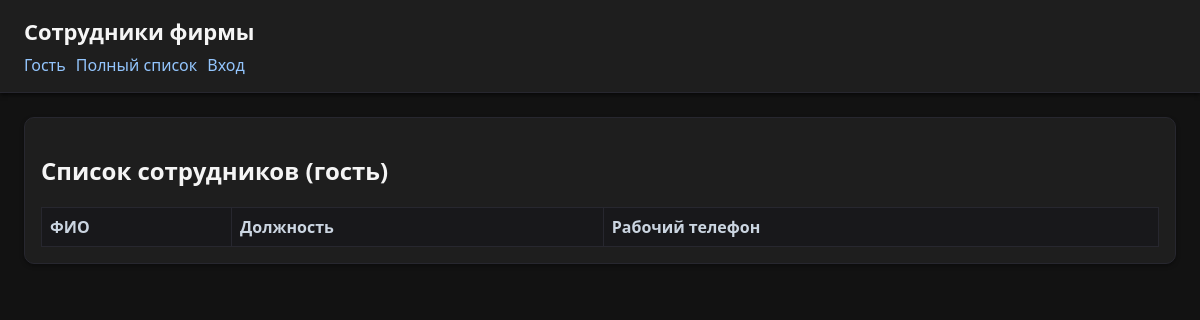
/, run on an earlier commit of the app's database.
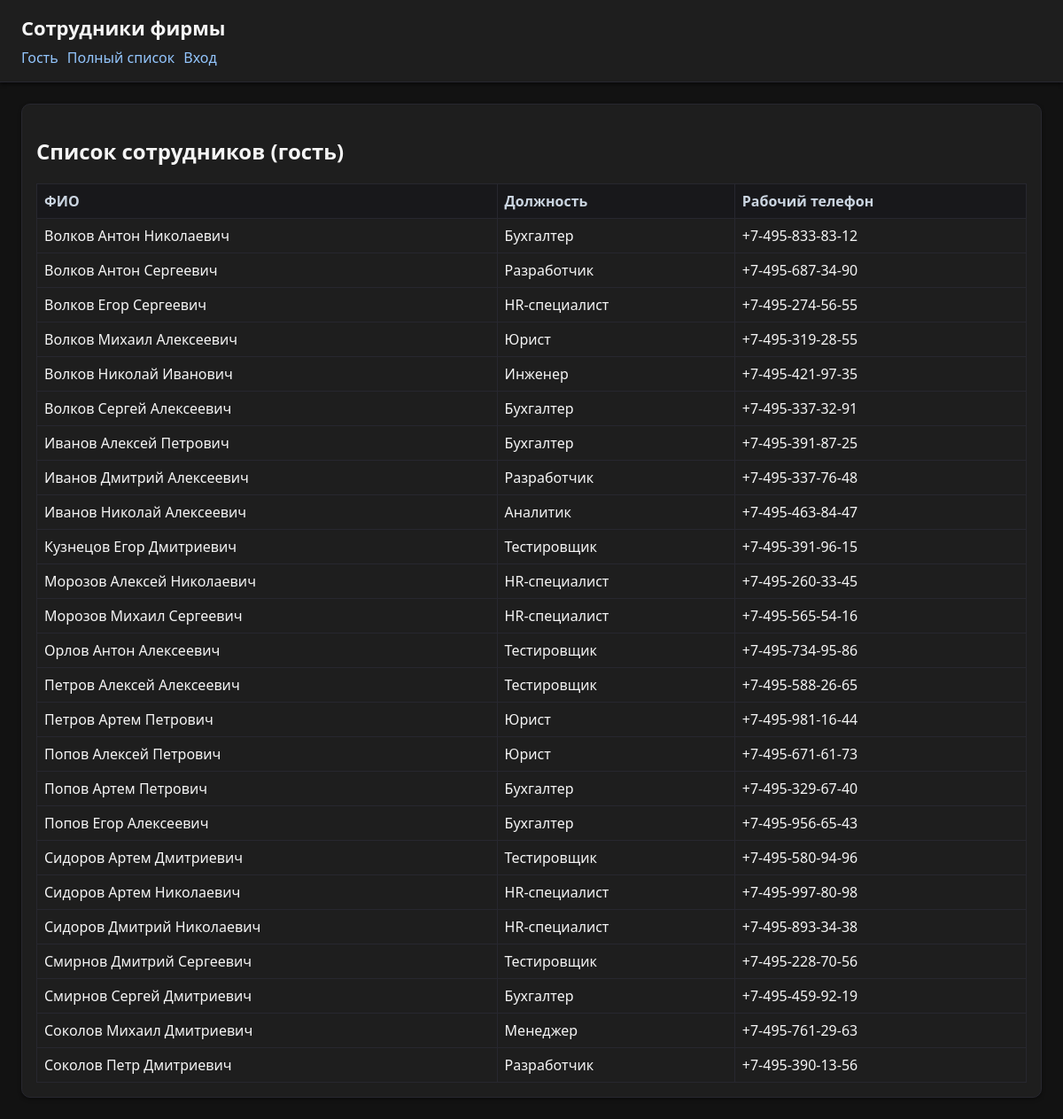
And on a later commit of the database.
### employees/models.py (models this page shows, shortened)
class Employee(models.Model):
    last_name = models.CharField("Фамилия", max_length=100)
    first_name = models.CharField("Имя", max_length=100)
    patronymic = models.CharField("Отчество", max_length=100, blank=True)
    position = models.CharField("Должность", max_length=150)
    address = models.CharField("Адрес", max_length=255)
    personal_phone = models.CharField("Личный телефон", max_length=30)
    work_phone = models.CharField("Рабочий телефон", max_length=30)
    class Meta:
        verbose_name = "Сотрудник"
        verbose_name_plural = "Сотрудники"
        ordering = ("last_name", "first_name", "patronymic")

### employees/views.py (the view)
# urls.py: path("", views.guest_employee_list, name="guest_list"),
def guest_employee_list(request):
    employees = Employee.objects.all()
    return render(request, "employees/guest_list.html", {"employees": employees})

### employees/templates/employees/guest_list.html
{% extends "employees/base.html" %}
{% block content %}
<h2>Список сотрудников (гость)</h2>
<table>
  <tr>
    <th>ФИО</th><th>Должность</th><th>Рабочий телефон</th>
  </tr>
  {% for e in employees %}
  <tr>
    <td>{{ e.last_name }} {{ e.first_name }} {{ e.patronymic }}</td>
    <td>{{ e.position }}</td>
    <td>{{ e.work_phone }}</td>
  </tr>
  {% endfor %}
</table>
{% endblock %}

What changed in the data, as far as the page shows it:
added Employee: last_name "Волков", first_name "Антон", patronymic "Николаевич", position "Бухгалтер", work_phone "+7-495-833-83-12"
added Employee: last_name "Волков", first_name "Антон", patronymic "Сергеевич", position "Разработчик", work_phone "+7-495-687-34-90"
added Employee: last_name "Волков", first_name "Егор", patronymic "Сергеевич", position "HR-специалист", work_phone "+7-495-274-56-55"
added Employee: last_name "Волков", first_name "Михаил", patronymic "Алексеевич", position "Юрист", work_phone "+7-495-319-28-55"
added Employee: last_name "Волков", first_name "Николай", patronymic "Иванович", position "Инженер", work_phone "+7-495-421-97-35"
added Employee: last_name "Волков", first_name "Сергей", patronymic "Алексеевич", position "Бухгалтер", work_phone "+7-495-337-32-91"
added Employee: last_name "Иванов", first_name "Алексей", patronymic "Петрович", position "Бухгалтер", work_phone "+7-495-391-87-25"
added Employee: last_name "Иванов", first_name "Дмитрий", patronymic "Алексеевич", position "Разработчик", work_phone "+7-495-337-76-48"
added Employee: last_name "Иванов", first_name "Николай", patronymic "Алексеевич", position "Аналитик", work_phone "+7-495-463-84-47"
added Employee: last_name "Кузнецов", first_name "Егор", patronymic "Дмитриевич", position "Тестировщик", work_phone "+7-495-391-96-15"
added Employee: last_name "Морозов", first_name "Алексей", patronymic "Николаевич", position "HR-специалист", work_phone "+7-495-260-33-45"
added Employee: last_name "Морозов", first_name "Михаил", patronymic "Сергеевич", position "HR-специалист", work_phone "+7-495-565-54-16"
added Employee: last_name "Орлов", first_name "Антон", patronymic "Алексеевич", position "Тестировщик", work_phone "+7-495-734-95-86"
added Employee: last_name "Петров", first_name "Алексей", patronymic "Алексеевич", position "Тестировщик", work_phone "+7-495-588-26-65"
added Employee: last_name "Петров", first_name "Артем", patronymic "Петрович", position "Юрист", work_phone "+7-495-981-16-44"
added Employee: last_name "Попов", first_name "Алексей", patronymic "Петрович", position "Юрист", work_phone "+7-495-671-61-73"
added Employee: last_name "Попов", first_name "Артем", patronymic "Петрович", position "Бухгалтер", work_phone "+7-495-329-67-40"
added Employee: last_name "Попов", first_name "Егор", patronymic "Алексеевич", position "Бухгалтер", work_phone "+7-495-956-65-43"
added Employee: last_name "Сидоров", first_name "Артем", patronymic "Дмитриевич", position "Тестировщик", work_phone "+7-495-580-94-96"
added Employee: last_name "Сидоров", first_name "Артем", patronymic "Николаевич", position "HR-специалист", work_phone "+7-495-997-80-98"
added Employee: last_name "Сидоров", first_name "Дмитрий", patronymic "Николаевич", position "HR-специалист", work_phone "+7-495-893-34-38"
added Employee: last_name "Смирнов", first_name "Дмитрий", patronymic "Сергеевич", position "Тестировщик", work_phone "+7-495-228-70-56"
added Employee: last_name "Смирнов", first_name "Сергей", patronymic "Дмитриевич", position "Бухгалтер", work_phone "+7-495-459-92-19"
added Employee: last_name "Соколов", first_name "Михаил", patronymic "Дмитриевич", position "Менеджер", work_phone "+7-495-761-29-63"
added Employee: last_name "Соколов", first_name "Петр", patronymic "Дмитриевич", position "Разработчик", work_phone "+7-495-390-13-56"
